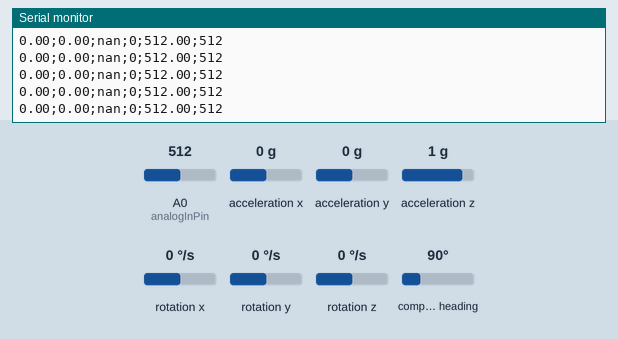
Simulated run of this sketch. Board: Arduino Uno, built with avr-gcc and run on an emulated ATmega328P. On the bench: the last lines printed to the serial monitor. Wiring (inferred from the names in the program): HMC5883L compass at I2C address 0x1E; ADXL345 accelerometer at I2C address 0x53; L3G4200D gyroscope at I2C address 0x69. The test bench sets the inputs (shaded band); at power-on: acceleration x 0 g, acceleration y 0 g, A0 (analogInPin) = 512, acceleration z 1 g, rotation x 0 °/s, rotation y 0 °/s, rotation z 0 °/s, compass heading 90°.

Above: at 6.6 s.
6.7 s: acceleration x set to -1.4 g
At 6.79 s:
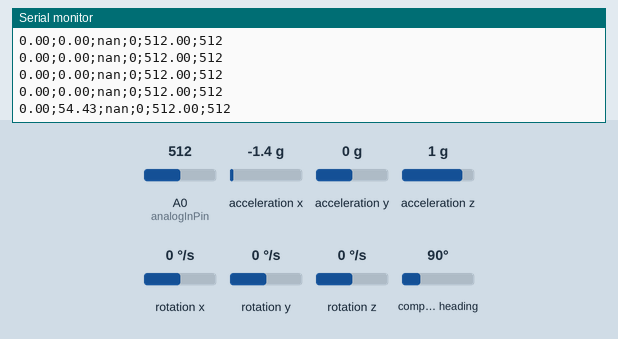
8.2 s: acceleration y set to -0.2 g
At 8.26 s:
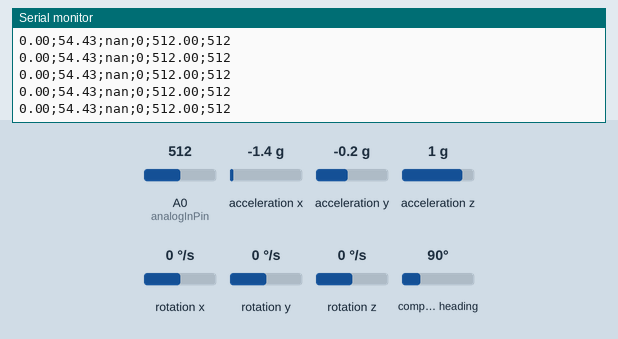
Timing chart, 0 to 11.2 s (numbered marks = the images above; inputs shaded):
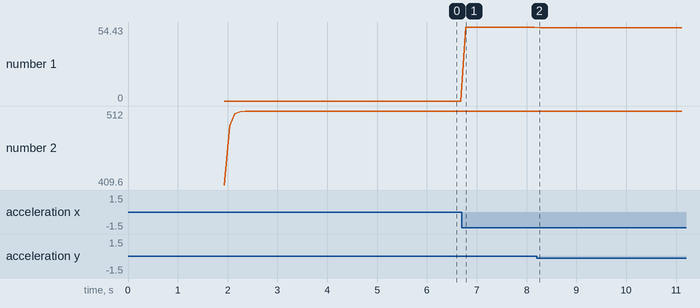

Measured:
- after the input at 6.7 s, the serial monitor: prints a new line after 0.08 s (image 1)
- plotted number 1: 0 → 54.43 after the input at 6.7 s, 54.43 → 53.9 after the input at 8.2 s

The sketch:

Wearable.ino
```cpp
#include <Wire.h>
#include "Kalman.h" // Source: https://github.com/TKJElectronics/KalmanFilter

// For Gyro
#include "L3G4200D.h"

// For accel
#include "ADXL345.h"

// For mag
#include "HMC5883L.h"

#define MIN_TIME          2000  // MuscleHand minium time

#define RESTRICT_PITCH // Comment out to restrict roll to ±90deg instead - please read: http://www.freescale.com/files/sensors/doc/app_note/AN3461.pdf

// ***** For mag ****
#define MAG0MAX 603     // 603
#define MAG0MIN -578    // -578

#define MAG1MAX 542     // 542
#define MAG1MIN -701    // -701

#define MAG2MAX 547     // 547
#define MAG2MIN -556    // -556
// *******************

Kalman kalmanX; // Create the Kalman instances
Kalman kalmanY;
Kalman kalmanZ;

/* IMU Data */
const int analogInPin = A0;  // Analog input pin that the potentiometer is attached to
const int analogOutPin = 9; // Analog output pin that the LED is attached to

unsigned long int muscleThreshold = 0;
float sensorValue = 0;        // value read from the pot
int outputValue = 0;        // value output to the PWM (analog out)
float alpha = 0.8;
float lastSensorValue;
bool hold = false;
unsigned long time_t;

                              //fim das variaveis globais muscle hand


double accX, accY, accZ;
double gyroX, gyroY, gyroZ;
double magX, magY, magZ;
// shadow variables only for compatibility
int16_t accX_u, accY_u, accZ_u;
float gyroX_f, gyroY_f, gyroZ_f;
int16_t magX_u, magY_u, magZ_u;

float magOffset[3] = { (MAG0MAX + MAG0MIN) / 2, (MAG1MAX + MAG1MIN) / 2, (MAG2MAX + MAG2MIN) / 2 };
double magGain[3];

double roll, pitch, yaw;
bool first_flag = false;
double yawNorm, firstYaw;       // Both variables were created to correct singulatirity and offset
                                // of variable yaw


double gyroXangle, gyroYangle, gyroZangle; // Angle calculate using the gyro only
double compAngleX, compAngleY, compAngleZ; // Calculated angle using a complementary filter
double kalAngleX, kalAngleY, kalAngleZ; // Calculated angle using a Kalman filter

uint32_t timer;
//uint8_t i2cData[14]; // Buffer for I2C data

// For accel
ADXL345 accel;

// For gyro
L3G4200D gyro;

// For mag
HMC5883L mag;

//Remove this variables when not remembering anymore. Only for calibration
double magXmax = 0;
double magXmin = 0;
double magYmax = 0;
double magYmin = 0;
double magZmax = 0;
double magZmin = 0;

void initializeGyro() {
  gyro.initialize();
  gyro.setFullScale(250);
  //Serial.println(gyro.testConnection() ? "L3G4200D connection successful" : "L3G4200D connection failed");
}

void initializeAccel() {
  accel.initialize();
  accel.setRange(0);
  accel.setFullResolution(1); // Full resolution mode -> 4mg/LSB
  //Serial.println(accel.testConnection() ? "ADXL345 connection successful" : "ADXL345 connection failed");
}

void initializeMag() {
  mag.initialize();
  //Serial.println(mag.testConnection() ? "HMC5883L connection successful" : "HMC5883L connection failed");

  mag.setMode(0b00);    // Continuous mode
  delay(100);

  mag.setSampleAveraging(0b00); // Select number of samples averaged -> 0 = 1 sample(Default)
  mag.setDataRate(0b100); // Rate at which data is written to all three data output registers -> 15 Hz (Default)
  mag.setMeasurementBias(0b01); // Positive bias configuration for X, Y, and Z axes
  delay(100);
  readMag();      // Read positive bias values

  int16_t magPosOff[3] = { magX, magY, magZ };

  mag.setMeasurementBias(0b10); // Negative bias configuration for X, Y, and Z axes
  delay(100);
  readMag();      // Read negative bias values

  int16_t magNegOff[3] = { magX, magY, magZ };

  mag.setMeasurementBias(0b00); // Normal measurement configuration (Default)

  magGain[0] = -2500 / float(magNegOff[0] - magPosOff[0]);
  magGain[1] = -2500 / float(magNegOff[1] - magPosOff[1]);
  magGain[2] = -2500 / float(magNegOff[2] - magPosOff[2]);

  #if 0
    Serial.print("Mag cal: ");
    Serial.print(magNegOff[0] - magPosOff[0]);
    Serial.print(",");
    Serial.print(magNegOff[1] - magPosOff[1]);
    Serial.print(",");
    Serial.println(magNegOff[2] - magPosOff[2]);

    Serial.print("Gain: ");
    Serial.print(magGain[0]);
    Serial.print(",");
    Serial.print(magGain[1]);
    Serial.print(",");
    Serial.println(magGain[2]);
  #endif
}

void readGyro() {
  gyro.getAngularVelocityFloat(&gyroX_f, &gyroY_f, &gyroZ_f);
  gyroX = (double) gyroX_f;
  gyroY = (double) gyroY_f;
  gyroZ = (double) gyroZ_f;
}

void readAccel() {
  accel.getAcceleration(&accX_u, &accY_u, &accZ_u);
  accX = (double) accX_u * 0.004;
  accY = (double) accY_u * 0.004;
  accZ = (double) accZ_u * 0.004;
}

void readMag() {
  mag.getHeading(&magX_u, &magY_u, &magZ_u);
  magX = (double) magX_u;
  magY = (double) magY_u;
  magZ = (double) magZ_u;


}

void calibrate_muscle(){
  for (int amostra = 0; amostra < 40; amostra++){
    muscleThreshold += analogRead(analogInPin);
    delay(38);
  }

  muscleThreshold /= 40;
}


void setup() {
  Serial.begin(115200);

  // calibrate musclehand function
  calibrate_muscle();
  // Set Gyro Full Scale Range to ±250deg/s
  initializeGyro();
  // Set Accelerometer Full Scale Range to ±2g
  initializeAccel();
  // Set Magnetometer
  initializeMag();

  delay(100); // Wait for sensor to stabilize

  // Set kalman and gyro starting angle
  readAccel();
  readGyro();
  readMag();

  updatePitchRoll();
  updateYaw();

  kalmanX.setAngle(roll); // Set starting angle
  gyroXangle = roll;
  compAngleX = roll;

  kalmanY.setAngle(pitch);
  gyroYangle = pitch;
  compAngleY = pitch;

  kalmanZ.setAngle(yaw);
  gyroZangle = yaw;
  compAngleZ = yaw;

  firstYaw = yaw;

  timer = micros();
}

void loop() {

  // read the analog in value:
  lastSensorValue = sensorValue;

  sensorValue = analogRead(analogInPin);
  sensorValue = alpha * sensorValue + (1-alpha) * lastSensorValue;
  if ( (sensorValue > 1.5 * muscleThreshold) && (millis() - time_t  > MIN_TIME) ){
    hold = !hold;
    time_t = millis();
  }
  // Update all the values
  readGyro();
  readAccel();
  readMag();

  double dt = (double)(micros() - timer) / 1000000; // Calculate delta time
  timer = micros();

  updatePitchRoll();
  double gyroXrate = gyroX / 131.0; // Convert to deg/s
  double gyroYrate = gyroY / 131.0; // Convert to deg/s

#ifdef RESTRICT_PITCH
  // This fixes the transition problem when the accelerometer angle jumps between -180 and 180 degrees
  if ((roll < -90 && kalAngleX > 90) || (roll > 90 && kalAngleX < -90)) {
    kalmanX.setAngle(roll);
    compAngleX = roll;
    kalAngleX = roll;
    gyroXangle = roll;
  } else
    kalAngleX = kalmanX.getAngle(roll, gyroXrate, dt); // Calculate the angle using a Kalman filter

  if (abs(kalAngleX) > 90)
    gyroYrate = -gyroYrate; // Invert rate, so it fits the restriced accelerometer reading
  kalAngleY = kalmanY.getAngle(pitch, gyroYrate, dt);
#else

  // This fixes the transition problem when the accelerometer angle jumps between -180 and 180 degrees
  if ((pitch < -90 && kalAngleY > 90) || (pitch > 90 && kalAngleY < -90)) {
    kalmanY.setAngle(pitch);
    compAngleY = pitch;
    kalAngleY = pitch;
    gyroYangle = pitch;
  } else
    kalAngleY = kalmanY.getAngle(pitch, gyroYrate, dt); // Calculate the angle using a Kalman filter

  if (abs(kalAngleY) > 90)
    gyroXrate = -gyroXrate; // Invert rate, so it fits the restriced accelerometer reading
  kalAngleX = kalmanX.getAngle(roll, gyroXrate, dt); // Calculate the angle using a Kalman filter
#endif

  updateYaw();
  double gyroZrate = gyroZ / 131.0; // Convert to deg/s
  // This fixes the transition problem when the yaw angle jumps between -180 and 180 degrees
  if ((yaw < -90 && kalAngleZ > 90) || (yaw > 90 && kalAngleZ < -90)) {
    kalmanZ.setAngle(yaw);
    compAngleZ = yaw;
    kalAngleZ = yaw;
    gyroZangle = yaw;
  } else
    kalAngleZ = kalmanZ.getAngle(yaw, gyroZrate, dt); // Calculate the angle using a Kalman filter

  gyroXangle += gyroXrate * dt; // Calculate gyro angle without any filter
  gyroYangle += gyroYrate * dt;
  gyroZangle += gyroZrate * dt;
  //gyroXangle += kalmanX.getRate() * dt; // Calculate gyro angle using the unbiased rate
  //gyroYangle += kalmanY.getRate() * dt;
  //gyroZangle += kalmanZ.getRate() * dt;

  compAngleX = 0.93 * (compAngleX + gyroXrate * dt) + 0.07 * roll; // Calculate the angle using a Complimentary filter
  compAngleY = 0.93 * (compAngleY + gyroYrate * dt) + 0.07 * pitch;
  compAngleZ = 0.93 * (compAngleZ + gyroZrate * dt) + 0.07 * yaw;

  // Reset the gyro angle when it has drifted too much
  if (gyroXangle < -180 || gyroXangle > 180)
    gyroXangle = kalAngleX;
  if (gyroYangle < -180 || gyroYangle > 180)
    gyroYangle = kalAngleY;
  if (gyroZangle < -180 || gyroZangle > 180)
    gyroZangle = kalAngleZ;


  yawNorm = yaw - firstYaw;

  /* Print Data */
#if 0 // Set to 1 to activate
  Serial.print("AccX: "); Serial.print(accX); Serial.print("\t");
  Serial.print("AccY: "); Serial.print(accY); Serial.print("\t");
  Serial.print("AccZ: "); Serial.print(accZ); Serial.print("\t");

  Serial.print("GyroX: "); Serial.print(gyroX); Serial.print("\t");a
  Serial.print("GyroY: "); Serial.print(gyroY); Serial.print("\t");
  Serial.print("GyroZ: "); Serial.print(gyroZ); Serial.print("\t");

  Serial.print("MagX: "); Serial.print(magX); Serial.print("\t");
  Serial.print("MagY: "); Serial.print(magY); Serial.print("\t");
  Serial.print("MagZ: "); Serial.print(magZ); Serial.print("\t");
#endif

#if 1
  Serial.print(roll); Serial.print(";");
  Serial.print(pitch); Serial.print(";");
  Serial.print(yawNorm); Serial.print(";");
  Serial.print(hold); Serial.print(";");
  Serial.print(sensorValue); Serial.print(";");
  Serial.print(muscleThreshold);
  //Serial.print("FirstYaw: "); Serial.print(firstYaw); Serial.print("\t");
#endif

  Serial.print("\r\n");
  delay(100);
}

void updatePitchRoll() {
  // Source: http://www.freescale.com/files/sensors/doc/app_note/AN3461.pdf eq. 25 and eq. 26
  // atan2 outputs the value of -π to π (radians) - see http://en.wikipedia.org/wiki/Atan2
  // It is then converted from radians to degrees
#ifdef RESTRICT_PITCH // Eq. 25 and 26
  roll = atan2(accY, accZ) * RAD_TO_DEG;
  pitch = atan(-accX / sqrt(accY * accY + accZ * accZ)) * RAD_TO_DEG;
#else // Eq. 28 and 29
  roll = atan(accY / sqrt(accX * accX + accZ * accZ)) * RAD_TO_DEG;
  pitch = atan2(-accX, accZ) * RAD_TO_DEG;
#endif
}

void updateYaw() { // See: http://www.freescale.com/files/sensors/doc/app_note/AN4248.pdf
  magX *= -1; // Invert axis - this it done here, as it should be done after the calibration
  magZ *= -1;

  magX *= magGain[0];
  magY *= magGain[1];
  magZ *= magGain[2];

  magX -= magOffset[0];
  magY -= magOffset[1];
  magZ -= magOffset[2];

  double rollAngle = kalAngleX * DEG_TO_RAD;
  double pitchAngle = kalAngleY * DEG_TO_RAD;

  double Bfy = magZ * sin(rollAngle) - magY * cos(rollAngle);
  double Bfx = magX * cos(pitchAngle) + magY * sin(pitchAngle) * sin(rollAngle) + magZ * sin(pitchAngle) * cos(rollAngle);
  yaw = atan2(-Bfy, Bfx) * RAD_TO_DEG;

  yaw *= -1;
}
```

HMC5883L.h
```cpp
// I2Cdev library collection - HMC5883L I2C device class header file
// Based on Honeywell HMC5883L datasheet, 10/2010 (Form #900405 Rev B)
// 6/12/2012 by Jeff Rowberg <jeff@rowberg.net>
// Updates should (hopefully) always be available at https://github.com/jrowberg/i2cdevlib
//
// Changelog:
//     2012-06-12 - fixed swapped Y/Z axes
//     2011-08-22 - small Doxygen comment fixes
//     2011-07-31 - initial release

/* ============================================
I2Cdev device library code is placed under the MIT license
Copyright (c) 2011 Jeff Rowberg

Permission is hereby granted, free of charge, to any person obtaining a copy
of this software and associated documentation files (the "Software"), to deal
in the Software without restriction, including without limitation the rights
to use, copy, modify, merge, publish, distribute, sublicense, and/or sell
copies of the Software, and to permit persons to whom the Software is
furnished to do so, subject to the following conditions:

The above copyright notice and this permission notice shall be included in
all copies or substantial portions of the Software.

THE SOFTWARE IS PROVIDED "AS IS", WITHOUT WARRANTY OF ANY KIND, EXPRESS OR
IMPLIED, INCLUDING BUT NOT LIMITED TO THE WARRANTIES OF MERCHANTABILITY,
FITNESS FOR A PARTICULAR PURPOSE AND NONINFRINGEMENT. IN NO EVENT SHALL THE
AUTHORS OR COPYRIGHT HOLDERS BE LIABLE FOR ANY CLAIM, DAMAGES OR OTHER
LIABILITY, WHETHER IN AN ACTION OF CONTRACT, TORT OR OTHERWISE, ARISING FROM,
OUT OF OR IN CONNECTION WITH THE SOFTWARE OR THE USE OR OTHER DEALINGS IN
THE SOFTWARE.
===============================================
*/

#ifndef _HMC5883L_H_
#define _HMC5883L_H_

#include "I2Cdev.h"

#define HMC5883L_ADDRESS            0x1E // this device only has one address
#define HMC5883L_DEFAULT_ADDRESS    0x1E

#define HMC5883L_RA_CONFIG_A        0x00
#define HMC5883L_RA_CONFIG_B        0x01
#define HMC5883L_RA_MODE            0x02
#define HMC5883L_RA_DATAX_H         0x03
#define HMC5883L_RA_DATAX_L         0x04
#define HMC5883L_RA_DATAZ_H         0x05
#define HMC5883L_RA_DATAZ_L         0x06
#define HMC5883L_RA_DATAY_H         0x07
#define HMC5883L_RA_DATAY_L         0x08
#define HMC5883L_RA_STATUS          0x09
#define HMC5883L_RA_ID_A            0x0A
#define HMC5883L_RA_ID_B            0x0B
#define HMC5883L_RA_ID_C            0x0C

#define HMC5883L_CRA_AVERAGE_BIT    6
#define HMC5883L_CRA_AVERAGE_LENGTH 2
#define HMC5883L_CRA_RATE_BIT       4
#define HMC5883L_CRA_RATE_LENGTH    3
#define HMC5883L_CRA_BIAS_BIT       1
#define HMC5883L_CRA_BIAS_LENGTH    2

#define HMC5883L_AVERAGING_1        0x00
#define HMC5883L_AVERAGING_2        0x01
#define HMC5883L_AVERAGING_4        0x02
#define HMC5883L_AVERAGING_8        0x03

#define HMC5883L_RATE_0P75          0x00
#define HMC5883L_RATE_1P5           0x01
#define HMC5883L_RATE_3             0x02
#define HMC5883L_RATE_7P5           0x03
#define HMC5883L_RATE_15            0x04
#define HMC5883L_RATE_30            0x05
#define HMC5883L_RATE_75            0x06

#define HMC5883L_BIAS_NORMAL        0x00
#define HMC5883L_BIAS_POSITIVE      0x01
#define HMC5883L_BIAS_NEGATIVE      0x02

#define HMC5883L_CRB_GAIN_BIT       7
#define HMC5883L_CRB_GAIN_LENGTH    3

#define HMC5883L_GAIN_1370          0x00
#define HMC5883L_GAIN_1090          0x01
#define HMC5883L_GAIN_820           0x02
#define HMC5883L_GAIN_660           0x03
#define HMC5883L_GAIN_440           0x04
#define HMC5883L_GAIN_390           0x05
#define HMC5883L_GAIN_330           0x06
#define HMC5883L_GAIN_220           0x07

#define HMC5883L_MODEREG_BIT        1
#define HMC5883L_MODEREG_LENGTH     2

#define HMC5883L_MODE_CONTINUOUS    0x00
#define HMC5883L_MODE_SINGLE        0x01
#define HMC5883L_MODE_IDLE          0x02

#define HMC5883L_STATUS_LOCK_BIT    1
#define HMC5883L_STATUS_READY_BIT   0

class HMC5883L {
    public:
        HMC5883L();
        HMC5883L(uint8_t address);

        void initialize();
        bool testConnection();

        // CONFIG_A register
        uint8_t getSampleAveraging();
        void setSampleAveraging(uint8_t averaging);
        uint8_t getDataRate();
        void setDataRate(uint8_t rate);
        uint8_t getMeasurementBias();
        void setMeasurementBias(uint8_t bias);

        // CONFIG_B register
        uint8_t getGain();
        void setGain(uint8_t gain);

        // MODE register
        uint8_t getMode();
        void setMode(uint8_t mode);

        // DATA* registers
        void getHeading(int16_t *x, int16_t *y, int16_t *z);
        int16_t getHeadingX();
        int16_t getHeadingY();
        int16_t getHeadingZ();

        // STATUS register
        bool getLockStatus();
        bool getReadyStatus();

        // ID_* registers
        uint8_t getIDA();
        uint8_t getIDB();
        uint8_t getIDC();

    private:
        uint8_t devAddr;
        uint8_t buffer[6];
        uint8_t mode;
};

#endif /* _HMC5883L_H_ */
```

Kalman.h
```cpp
// (licence header left out)
#ifndef _Kalman_h_
#define _Kalman_h_

class Kalman {
public:
    Kalman();

    // The angle should be in degrees and the rate should be in degrees per second and the delta time in seconds
    float getAngle(float newAngle, float newRate, float dt);

    void setAngle(float angle); // Used to set angle, this should be set as the starting angle
    float getRate(); // Return the unbiased rate

    /* These are used to tune the Kalman filter */
    void setQangle(float Q_angle);
    /**
     * setQbias(float Q_bias)
     * Default value (0.003f) is in Kalman.cpp.
     * Raise this to follow input more closely,
     * lower this to smooth result of kalman filter.
     */
    void setQbias(float Q_bias);
    void setRmeasure(float R_measure);

    float getQangle();
    float getQbias();
    float getRmeasure();

private:
    /* Kalman filter variables */
    float Q_angle; // Process noise variance for the accelerometer
    float Q_bias; // Process noise variance for the gyro bias
    float R_measure; // Measurement noise variance - this is actually the variance of the measurement noise

    float angle; // The angle calculated by the Kalman filter - part of the 2x1 state vector
    float bias; // The gyro bias calculated by the Kalman filter - part of the 2x1 state vector
    float rate; // Unbiased rate calculated from the rate and the calculated bias - you have to call getAngle to update the rate

    float P[2][2]; // Error covariance matrix - This is a 2x2 matrix
};

#endif
```

Source omitted: ADXL345.cpp (62346 bytes), ADXL345.h (12875 bytes), HMC5883L.cpp (14737 bytes), Kalman.cpp (3548 bytes), L3G4200D.cpp (45982 bytes), L3G4200D.h (11921 bytes)
